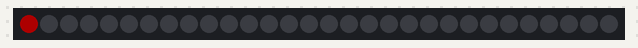
Bench run of a program on a simulated Raspberry Pi (BCM pin numbers). Shown: 30 RGB LEDs in strip order, left to right. Dim RGB values are drawn brighter than linear.

Above: at 0.15 s.
At 2.63 s:
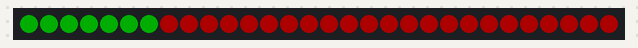
At 5.42 s:
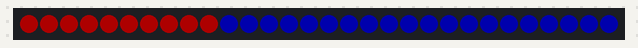
At 10.37 s:
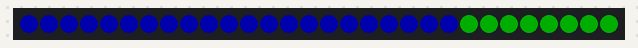
At 22.76 s:
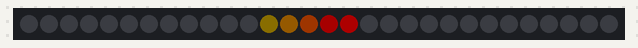
At 35.69 s:
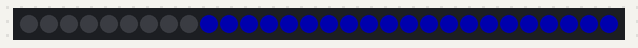

The program:

colourRun.py
```python
import board, neopixel, time

NUM_PIXELS = 30

pixels = neopixel.NeoPixel(board.D18, NUM_PIXELS, brightness = 0.2)

while True:
  for j in range(10):
    for i in range(NUM_PIXELS):
      pixels[i] = (255,0,0)
      time.sleep(0.01)
    for i in range(NUM_PIXELS):
      pixels[i] = (0,255,0)
      time.sleep(0.01)
    for i in range(NUM_PIXELS):
      pixels[i] = (0,0,255)
      time.sleep(0.01)

  for i in range(NUM_PIXELS):
    pixels[i] = (0,0,0)
    time.sleep(0.01)

  for j in range(10):
    for i in range(NUM_PIXELS):
      pixels[i] = (255,0,0)
      pixels[(i-1)%30] = (0,0,0)
      time.sleep(0.01)
    for i  in range(NUM_PIXELS):
      pixels[i] = (0,255,0)
      pixels[(i-1)%30] = (0,0,0)
      time.sleep(0.01)
    for i in range(NUM_PIXELS):
      pixels[i] = (0,0,255)
      pixels[(i-1)%30] = (0,0,0)
      time.sleep(0.01)

  for j in range(5):
    for i in range(NUM_PIXELS):
      pixels[i] = (255,0,0)
      pixels[(i-1)%30] = (200,0,0)
      pixels[(i-2)%30] = (150, 50, 0)
      pixels[(i-3)%30] = (100,60,0)
      pixels[(i-4)%30] = (50,40,0)
      pixels[(i-5)%30] = (0,0,0)
      time.sleep(0.01)
```
